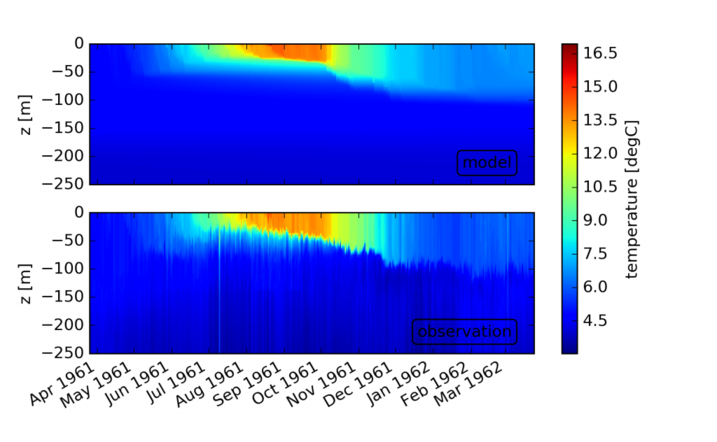

The Python source for this figure:
#! /usr/bin/env python
# encoding: utf-8

import netCDF4
import netcdftime
import numpy as np
import matplotlib.pyplot as plt
import matplotlib.gridspec

if __name__  == '__main__':

#  NC = netCDF4.Dataset('ows_papa.nc')
  NC = netCDF4.Dataset('ows_papa_keps_meteo.nc')

  TIME = NC.variables['time']
  time = TIME[:]
  h    = NC.variables['h'   ][:]
  temp = NC.variables['temp'][:]

  temp_obs_name = ''
  varname = 'tprof'
  if varname in NC.variables:
    temp_obs_name = varname
  varname = 'temp_obs'
  if varname in NC.variables:
    temp_obs_name = varname
  if temp_obs_name != '':
    temp_obs = NC.variables[temp_obs_name][:]
    
  N, K, J, I = temp.shape

  zi = np.insert(h, 0, 0.0, axis=1)
  zi = zi.cumsum(axis=1)
  # broadcasting does not work with "-=" !!!
  zi = zi - zi[0, -1, ...]

  i = j = 0

  # temporal avg. positions
  timex = 0.5 * ( time[:-1     ] + time[1:     ] )
  zx    = 0.5 * ( zi  [:-1, ...] + zi  [1:, ...] )

  timex2d = np.expand_dims(timex, 1)
  timex2d = timex2d.repeat(K+1, axis=1)
  datex2d = netcdftime.utime(TIME.units).num2date(timex2d)

  golden_ratio = (1.+np.sqrt(5.))/2.
  figwidth=7.48 # 3.54 (Elsevier 2-columnwidth), 7.48 (Elsevier 1-columnwidth)
  figsize=(figwidth,figwidth/golden_ratio) # golden_ratio landscape format
  fig, ax = plt.subplots(2, 1, sharex='col', sharey='all', squeeze=False, figsize=figsize)
  modAxes = ax[0,0]
  obsAxes = ax[1,0]

  fig.autofmt_xdate()

  vmin = min( temp.min() , temp_obs.min() )
  vmax = max( temp.max() , temp_obs.max() )

  qm = modAxes.pcolormesh(datex2d,zx[...,j,i],temp    [1:-1,:,j,i],vmin=vmin,vmax=vmax)
  qm = obsAxes.pcolormesh(datex2d,zx[...,j,i],temp_obs[1:-1,:,j,i],vmin=vmin,vmax=vmax)
  cb = plt.colorbar(qm,ax=ax.ravel().tolist())

  modAxes.set_ylim((zi.min(),zi.max()))
  modAxes.set_ylabel('z [m]')
  obsAxes.set_ylabel('z [m]')
  cb.set_label('temperature [degC]')

  modAxes.text(0.95,0.1,'model'      ,transform=modAxes.transAxes,va='bottom',ha='right',bbox={'edgecolor':'0.0','facecolor':'None','boxstyle':'round'})
  obsAxes.text(0.95,0.1,'observation',transform=obsAxes.transAxes,va='bottom',ha='right',bbox={'edgecolor':'0.0','facecolor':'None','boxstyle':'round'})

  fig.savefig('ows_papa.png',dpi=300)
